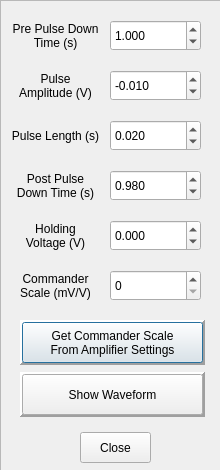
<?xml version="1.0" encoding="UTF-8"?>
<ui version="4.0">
 <class>Dialog</class>
 <widget class="QDialog" name="Dialog">
  <property name="geometry">
   <rect>
    <x>0</x>
    <y>0</y>
    <width>220</width>
    <height>470</height>
   </rect>
  </property>
  <property name="maximumSize">
   <size>
    <width>220</width>
    <height>470</height>
   </size>
  </property>
  <property name="windowTitle">
   <string>Amplifier Telegraph</string>
  </property>
  <widget class="QFrame" name="frame">
   <property name="geometry">
    <rect>
     <x>0</x>
     <y>0</y>
     <width>221</width>
     <height>471</height>
    </rect>
   </property>
   <property name="frameShape">
    <enum>QFrame::StyledPanel</enum>
   </property>
   <property name="frameShadow">
    <enum>QFrame::Plain</enum>
   </property>
   <property name="lineWidth">
    <number>0</number>
   </property>
   <widget class="QLabel" name="label_17">
    <property name="geometry">
     <rect>
      <x>0</x>
      <y>120</y>
      <width>111</width>
      <height>31</height>
     </rect>
    </property>
    <property name="toolTip">
     <string>Length of pulse</string>
    </property>
    <property name="text">
     <string>Pulse Length (s)</string>
    </property>
    <property name="alignment">
     <set>Qt::AlignCenter</set>
    </property>
   </widget>
   <widget class="QLabel" name="label_16">
    <property name="geometry">
     <rect>
      <x>0</x>
      <y>20</y>
      <width>111</width>
      <height>31</height>
     </rect>
    </property>
    <property name="toolTip">
     <string>Length of pre pulse down time</string>
    </property>
    <property name="text">
     <string>Pre Pulse Down 
Time (s)</string>
    </property>
    <property name="alignment">
     <set>Qt::AlignCenter</set>
    </property>
   </widget>
   <widget class="QDoubleSpinBox" name="pulse_length_spinner">
    <property name="geometry">
     <rect>
      <x>110</x>
      <y>120</y>
      <width>91</width>
      <height>31</height>
     </rect>
    </property>
    <property name="toolTip">
     <string>Length of pulse</string>
    </property>
    <property name="buttonSymbols">
     <enum>QAbstractSpinBox::UpDownArrows</enum>
    </property>
    <property name="decimals">
     <number>3</number>
    </property>
    <property name="maximum">
     <double>1.000000000000000</double>
    </property>
    <property name="singleStep">
     <double>0.010000000000000</double>
    </property>
    <property name="value">
     <double>0.020000000000000</double>
    </property>
   </widget>
   <widget class="QDoubleSpinBox" name="amplitude_spinner">
    <property name="geometry">
     <rect>
      <x>110</x>
      <y>70</y>
      <width>91</width>
      <height>31</height>
     </rect>
    </property>
    <property name="toolTip">
     <string>Amplitude of voltage step</string>
    </property>
    <property name="buttonSymbols">
     <enum>QAbstractSpinBox::UpDownArrows</enum>
    </property>
    <property name="decimals">
     <number>3</number>
    </property>
    <property name="minimum">
     <double>-10.000000000000000</double>
    </property>
    <property name="maximum">
     <double>10.000000000000000</double>
    </property>
    <property name="singleStep">
     <double>0.001000000000000</double>
    </property>
    <property name="value">
     <double>-0.010000000000000</double>
    </property>
   </widget>
   <widget class="QDoubleSpinBox" name="down_spinner_1">
    <property name="geometry">
     <rect>
      <x>110</x>
      <y>20</y>
      <width>91</width>
      <height>31</height>
     </rect>
    </property>
    <property name="toolTip">
     <string>Length of pre pulse down time</string>
    </property>
    <property name="buttonSymbols">
     <enum>QAbstractSpinBox::UpDownArrows</enum>
    </property>
    <property name="decimals">
     <number>3</number>
    </property>
    <property name="maximum">
     <double>1000.000000000000000</double>
    </property>
    <property name="singleStep">
     <double>0.010000000000000</double>
    </property>
    <property name="value">
     <double>1.000000000000000</double>
    </property>
   </widget>
   <widget class="QLabel" name="label_18">
    <property name="geometry">
     <rect>
      <x>0</x>
      <y>70</y>
      <width>111</width>
      <height>31</height>
     </rect>
    </property>
    <property name="toolTip">
     <string>Amplitude of voltage step</string>
    </property>
    <property name="text">
     <string>Pulse 
Amplitude (V)</string>
    </property>
    <property name="alignment">
     <set>Qt::AlignCenter</set>
    </property>
   </widget>
   <widget class="QDoubleSpinBox" name="down_spinner_2">
    <property name="geometry">
     <rect>
      <x>110</x>
      <y>170</y>
      <width>91</width>
      <height>31</height>
     </rect>
    </property>
    <property name="toolTip">
     <string>Length of post pulse down time</string>
    </property>
    <property name="buttonSymbols">
     <enum>QAbstractSpinBox::UpDownArrows</enum>
    </property>
    <property name="decimals">
     <number>3</number>
    </property>
    <property name="maximum">
     <double>1000.000000000000000</double>
    </property>
    <property name="singleStep">
     <double>0.010000000000000</double>
    </property>
    <property name="value">
     <double>0.980000000000000</double>
    </property>
   </widget>
   <widget class="QLabel" name="label_21">
    <property name="geometry">
     <rect>
      <x>0</x>
      <y>170</y>
      <width>111</width>
      <height>31</height>
     </rect>
    </property>
    <property name="toolTip">
     <string>Length of post pulse down time</string>
    </property>
    <property name="text">
     <string>Post Pulse 
Down Time (s)</string>
    </property>
    <property name="alignment">
     <set>Qt::AlignCenter</set>
    </property>
   </widget>
   <widget class="QSpinBox" name="commander_scale_spinner">
    <property name="geometry">
     <rect>
      <x>110</x>
      <y>270</y>
      <width>91</width>
      <height>31</height>
     </rect>
    </property>
    <property name="toolTip">
     <string>Input scale done by amplifier</string>
    </property>
    <property name="buttonSymbols">
     <enum>QAbstractSpinBox::UpDownArrows</enum>
    </property>
   </widget>
   <widget class="QLabel" name="label_19">
    <property name="geometry">
     <rect>
      <x>0</x>
      <y>270</y>
      <width>111</width>
      <height>31</height>
     </rect>
    </property>
    <property name="toolTip">
     <string>Input scale done by amplifier</string>
    </property>
    <property name="text">
     <string>Commander 
Scale (mV/V)</string>
    </property>
    <property name="alignment">
     <set>Qt::AlignCenter</set>
    </property>
   </widget>
   <widget class="QFrame" name="frame_7">
    <property name="geometry">
     <rect>
      <x>20</x>
      <y>320</y>
      <width>185</width>
      <height>45</height>
     </rect>
    </property>
    <property name="toolTip">
     <string>Get commander scale from amplifier settings file</string>
    </property>
    <property name="frameShape">
     <enum>QFrame::Panel</enum>
    </property>
    <property name="frameShadow">
     <enum>QFrame::Raised</enum>
    </property>
    <property name="lineWidth">
     <number>3</number>
    </property>
    <property name="midLineWidth">
     <number>1</number>
    </property>
   </widget>
   <widget class="QPushButton" name="get_commander_scale_button">
    <property name="geometry">
     <rect>
      <x>22</x>
      <y>322</y>
      <width>181</width>
      <height>41</height>
     </rect>
    </property>
    <property name="toolTip">
     <string/>
    </property>
    <property name="text">
     <string>Get Commander Scale 
From Amplifier Settings</string>
    </property>
   </widget>
   <widget class="QPushButton" name="show_wave_button">
    <property name="geometry">
     <rect>
      <x>22</x>
      <y>374</y>
      <width>181</width>
      <height>41</height>
     </rect>
    </property>
    <property name="toolTip">
     <string>Show Waveform</string>
    </property>
    <property name="text">
     <string>Show Waveform</string>
    </property>
   </widget>
   <widget class="QFrame" name="frame_9">
    <property name="geometry">
     <rect>
      <x>20</x>
      <y>372</y>
      <width>185</width>
      <height>45</height>
     </rect>
    </property>
    <property name="toolTip">
     <string>Show Waveform</string>
    </property>
    <property name="frameShape">
     <enum>QFrame::Panel</enum>
    </property>
    <property name="frameShadow">
     <enum>QFrame::Raised</enum>
    </property>
    <property name="lineWidth">
     <number>3</number>
    </property>
    <property name="midLineWidth">
     <number>1</number>
    </property>
   </widget>
   <widget class="QPushButton" name="close_window">
    <property name="geometry">
     <rect>
      <x>80</x>
      <y>432</y>
      <width>71</width>
      <height>31</height>
     </rect>
    </property>
    <property name="toolTip">
     <string>Close the amplifier telegraph editor</string>
    </property>
    <property name="text">
     <string>Close</string>
    </property>
   </widget>
   <widget class="QDoubleSpinBox" name="holding_voltage_spinner">
    <property name="geometry">
     <rect>
      <x>110</x>
      <y>220</y>
      <width>91</width>
      <height>31</height>
     </rect>
    </property>
    <property name="toolTip">
     <string>Input scale done by amplifier</string>
    </property>
    <property name="buttonSymbols">
     <enum>QAbstractSpinBox::UpDownArrows</enum>
    </property>
    <property name="decimals">
     <number>3</number>
    </property>
    <property name="minimum">
     <double>-100.000000000000000</double>
    </property>
    <property name="maximum">
     <double>100.000000000000000</double>
    </property>
    <property name="singleStep">
     <double>0.001000000000000</double>
    </property>
   </widget>
   <widget class="QLabel" name="label_26">
    <property name="geometry">
     <rect>
      <x>0</x>
      <y>220</y>
      <width>111</width>
      <height>31</height>
     </rect>
    </property>
    <property name="toolTip">
     <string>Input scale done by amplifier</string>
    </property>
    <property name="text">
     <string>Holding 
Voltage (V)</string>
    </property>
    <property name="alignment">
     <set>Qt::AlignCenter</set>
    </property>
   </widget>
   <zorder>frame_9</zorder>
   <zorder>label_17</zorder>
   <zorder>label_16</zorder>
   <zorder>pulse_length_spinner</zorder>
   <zorder>amplitude_spinner</zorder>
   <zorder>down_spinner_1</zorder>
   <zorder>label_18</zorder>
   <zorder>down_spinner_2</zorder>
   <zorder>label_21</zorder>
   <zorder>commander_scale_spinner</zorder>
   <zorder>label_19</zorder>
   <zorder>frame_7</zorder>
   <zorder>get_commander_scale_button</zorder>
   <zorder>show_wave_button</zorder>
   <zorder>close_window</zorder>
   <zorder>holding_voltage_spinner</zorder>
   <zorder>label_26</zorder>
  </widget>
 </widget>
 <resources/>
 <connections/>
</ui>
